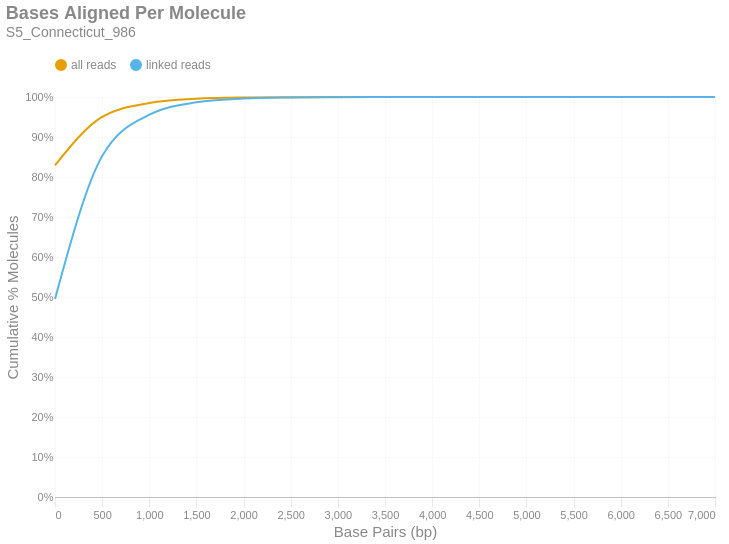

Notebook code cell kept with this figure:
### Markdown cell above
### Bases Aligned Per Molecule
This is a cumulative frequency distribution showing the number of base pairs aligned per unique molecule. These data are shown in 500 bp bins. There are two distributions: one with `all reads` (yellow) and another with only `linked reads` (blue). The percent of molecules in the `linked reads` distribution is relative to the total number of linked molecules.

### Code cell
if SKIPLR:
    print_html(f"Skipped")
else:
    binned_df = consolidated_hist(valids['aligned_bp'], mask, 500, True)
    with SafeRender(binned_df):
        (
            density_plot(binned_df, 'Bases Aligned Per Molecule', samplename, 'basesper')
            .encode(
                x=alt.X('bin:Q', title="Base Pairs (bp)").axis(tickMinStep=500).scale(padding=0),
                y=alt.Y('value:Q', title='Cumulative % Molecules')
                    .axis(format='%')
                    .scale(domain = [0,1])
                    .stack(False),
                color=alt.Color("key:N").scale(domain = ["all reads", "linked reads"]),
                tooltip = [
                    alt.Tooltip("key:N", title = "Data Type"),
                    alt.Tooltip("range_label:N", title="Bases Aligned Per Molecule"),
                    alt.Tooltip("value:Q", format = ".2%", title="% Molecules (Cum.)")
                ]
            )
        ).display()

### Figure 1 — Vega-Lite specification as saved in the notebook (floating-point values rounded to 4 significant figures)
{"width": "container", "height": 400, "config": {"title": {"anchor": "start", "dy": -15, "fontSize": 18, "color": "#888888", "subtitleColor": "#888888", "subtitleFontSize": 14}, "arc": {"fill": "#0072B2"}, "axis": {"domainColor": "#888888", "domainWidth": 0.5, "gridWidth": 0.2, "grid": false, "titleFontWeight": 400, "titleFontSize": 15, "labelFontSize": 11, "labelColor": "#888888", "tickColor": "#888888", "tickWidth": 0.2, "titleColor": "#888888"}, "axisBand": {"grid": false}, "axisX": {"grid": true, "tickSize": 10, "domainCap": "round"}, "axisY": {"domain": false, "grid": true, "tickSize": 0, "domainCap": "round"}, "background": "transparent", "header": {"labelFontSize": 15, "labelColor": "#888888", "titleFontSize": 15, "titleFontWeight": 600, "titleColor": "#888888"}, "legend": {"labelFont": "sans-serif", "labelFontSize": 12, "labelColor": "#888888", "symbolSize": 100, "symbolType": "circle", "titleFontSize": 12, "titlePadding": 10, "titleColor": "#888888", "title": null, "orient": "top"}, "range": {"category": ["#E69F00", "#56B4E9", "#009E73", "#F0E442", "#0072B2", "#D55E00", "#CC79A7", "#000000"], "diverging": ["#cfe8f3", "#a2d4ec", "#73bfe2", "#46abdb", "#1696d2", "#12719e"]}, "area": {"fill": "#0072B2", "fillOpacity": 0.7, "line": true, "strokeOpacity": 0.7}, "line": {"color": "#0072B2", "stroke": "#0072B2", "strokeWidth": 2}, "trail": {"color": "#0072B2", "stroke": "#0072B2", "strokeWidth": 0, "size": 1}, "point": {"filled": true, "fillOpacity": 1.0, "size": 95}, "text": {"color": "#888888", "fontSize": 11, "align": "right", "fontWeight": 400, "size": 11}, "bar": {"fill": "#0072B2", "stroke": null}, "view": {"stroke": null, "continuousWidth": 660, "continuousHeight": 400}}, "data": {"name": "data-983ccda3810403c17f0a5f72abfb0e00"}, "mark": {"type": "line", "interpolate": "monotone", "point": {"opacity": 0, "size": 275}}, "encoding": {"color": {"field": "key", "scale": {"domain": ["all reads", "linked reads"]}, "type": "nominal"}, "tooltip": [{"field": "key", "title": "Data Type", "type": "nominal"}, {"field": "range_label", "title": "Bases Aligned Per Molecule", "type": "nominal"}, {"field": "value", "format": ".2%", "title": "% Molecules (Cum.)", "type": "quantitative"}], "x": {"axis": {"tickMinStep": 500}, "field": "bin", "scale": {"padding": 0}, "title": "Base Pairs (bp)", "type": "quantitative"}, "y": {"axis": {"format": "%"}, "field": "value", "scale": {"domain": [0, 1]}, "stack": false, "title": "Cumulative % Molecules", "type": "quantitative"}}, "params": [{"name": "param_c36ac31b6afebe62", "select": {"type": "point", "fields": ["key"]}, "bind": "legend"}], "title": {"text": "Bases Aligned Per Molecule", "subtitle": "S5_Connecticut_986"}, "transform": [{"fold": ["all reads (cumsum)", "linked reads (cumsum)"]}, {"calculate": "replace(datum.key, ' (cumsum)', '')", "as": "key"}, {"filter": {"param": "param_c36ac31b6afebe62"}}], "usermeta": {"embedOptions": {"downloadFileName": "S5_Connecticut_986.basesper"}}, "$schema": "https://vega.github.io/schema/vega-lite/v6.1.0.json", "datasets": {"data-983ccda3810403c17f0a5f72abfb0e00": [{"bin": "0.0", "interval": "0.0-500.0", "all reads": 0.8293, "linked reads": 0.4948, "all reads (cumsum)": 0.8293, "linked reads (cumsum)": 0.4948, "range_label": "0-499"}, {"bin": "500.0", "interval": "500.0-1000.0", "all reads": 0.1209, "linked reads": 0.3573, "all reads (cumsum)": 0.9502, "linked reads (cumsum)": 0.8522, "range_label": "500-999"}, {"bin": "1000.0", "interval": "1000.0-1500.0", "all reads": 0.03486, "linked reads": 0.1035, "all reads (cumsum)": 0.9851, "linked reads (cumsum)": 0.9557, "range_label": "1000-1499"}, {"bin": "1500.0", "interval": "1500.0-2000.0", "all reads": 0.01047, "linked reads": 0.03109, "all reads (cumsum)": 0.9955, "linked reads (cumsum)": 0.9867, "range_label": "1500-1999"}, {"bin": "2000.0", "interval": "2000.0-2500.0", "all reads": 0.003162, "linked reads": 0.009385, "all reads (cumsum)": 0.9987, "linked reads (cumsum)": 0.9961, "range_label": "2000-2499"}, {"bin": "2500.0", "interval": "2500.0-3000.0", "all reads": 0.0008752, "linked reads": 0.002598, "all reads (cumsum)": 0.9996, "linked reads (cumsum)": 0.9987, "range_label": "2500-2999"}, {"bin": "3000.0", "interval": "3000.0-3500.0", "all reads": 0.000282, "linked reads": 0.0008371, "all reads (cumsum)": 0.9999, "linked reads (cumsum)": 0.9996, "range_label": "3000-3499"}, {"bin": "3500.0", "interval": "3500.0-4000.0", "all reads": 9.896e-05, "linked reads": 0.0002937, "all reads (cumsum)": 1.0, "linked reads (cumsum)": 0.9999, "range_label": "3500-3999"}, {"bin": "4000.0", "interval": "4000.0-4500.0", "all reads": 3.111e-05, "linked reads": 9.235e-05, "all reads (cumsum)": 1.0, "linked reads (cumsum)": 0.9999, "range_label": "4000-4499"}, {"bin": "4500.0", "interval": "4500.0-5000.0", "all reads": 1.184e-05, "linked reads": 3.515e-05, "all reads (cumsum)": 1.0, "linked reads (cumsum)": 1.0, "range_label": "4500-4999"}, {"bin": "5000.0", "interval": "5000.0-5500.0", "all reads": 2.409e-06, "linked reads": 7.15e-06, "all reads (cumsum)": 1.0, "linked reads (cumsum)": 1.0, "range_label": "5000-5499"}, {"bin": "5500.0", "interval": "5500.0-6000.0", "all reads": 1.807e-06, "linked reads": 5.362e-06, "all reads (cumsum)": 1.0, "linked reads (cumsum)": 1.0, "range_label": "5500-5999"}, {"bin": "6000.0", "interval": "6000.0-6500.0", "all reads": 1.405e-06, "linked reads": 4.171e-06, "all reads (cumsum)": 1.0, "linked reads (cumsum)": 1.0, "range_label": "6000-6499"}, {"bin": "6500.0", "interval": "6500.0-7000.0", "all reads": 2.007e-07, "linked reads": 5.958e-07, "all reads (cumsum)": 1.0, "linked reads (cumsum)": 1.0, "range_label": "6500-6999"}, {"bin": "7000.0", "interval": "7000.0-7500.0", "all reads": 2.007e-07, "linked reads": 5.958e-07, "all reads (cumsum)": 1.0, "linked reads (cumsum)": 1.0, "range_label": "7000-7499"}]}}
